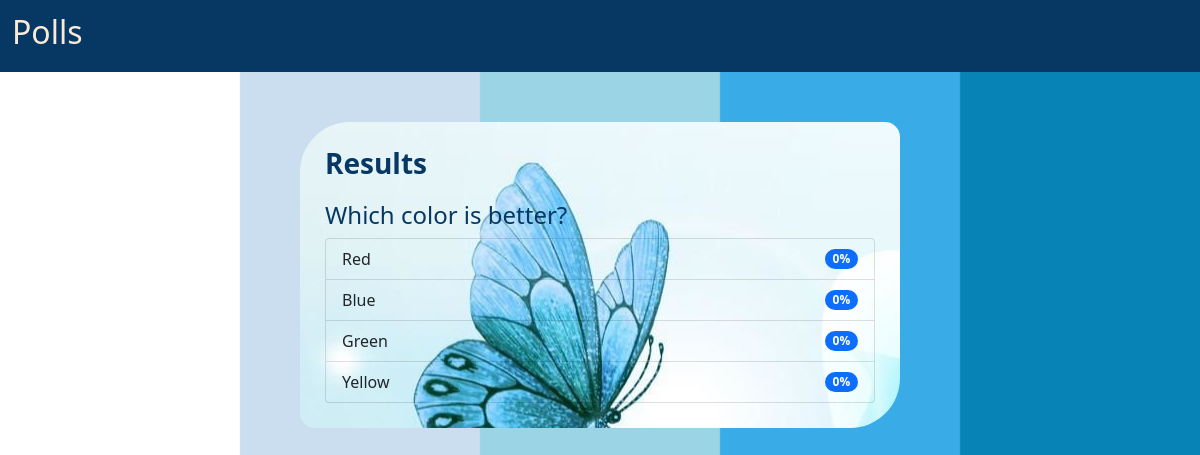
The page /polls/result/2 on the database its author committed.
### mypolls/models.py (models this page shows, shortened)
class Question(models.Model):
    question = models.CharField(max_length=300)
    pub_date = models.DateTimeField('date published')

class Choice(models.Model):
    question = models.ForeignKey(Question, on_delete=models.CASCADE, related_name='choices')
    option = models.CharField(max_length=100)
    vote = models.IntegerField(default=0)

### mypolls/views.py (the view)
# urls.py: path('result/<str:pk>', views.result, name = 'result')
def result(request, pk):
    question = Question.objects.get(id=pk)
    options = question.choices.all()
    if request.method == 'POST':
        inputvalue = request.POST['choice']
        selection_option = options.get(id=inputvalue)
        selection_option.vote += 5
        selection_option.save()
    return render(request, 'result.html', {'question': question, 'options': options})

### mypolls/templates/result.html
{% extends 'base.html' %}
{% block content %}
<h3 style = "margin-bottom: 20px"><strong>Results</strong></h3>
<h4>{{question.question}}</h4>
<ul class="list-group">
{% for option in options %}
<li class="list-group-item d-flex justify-content-between align-items-center">
    {{option.option}}
    <span class="badge bg-primary rounded-pill">{{option.vote}}%</span>
  </li>
  {% endfor %}
</ul>
{% endblock %}

### mypolls/static/polls/style.css (style rules this page uses)
body { background: white url("img/nav.png") no-repeat; background-attachment: fixed; background-size: 100%; }
* { padding: 0px; margin: 0px; box-sizing: border-box; }
.list-group { background: transparent; color: white; }
.list-group-item { background: transparent; }

### rows shown on the page
Question: question "Which color is better?"
Choice: option "Red", vote "0"
Choice: option "Blue", vote "0"
Choice: option "Green", vote "0"
Choice: option "Yellow", vote "0"
